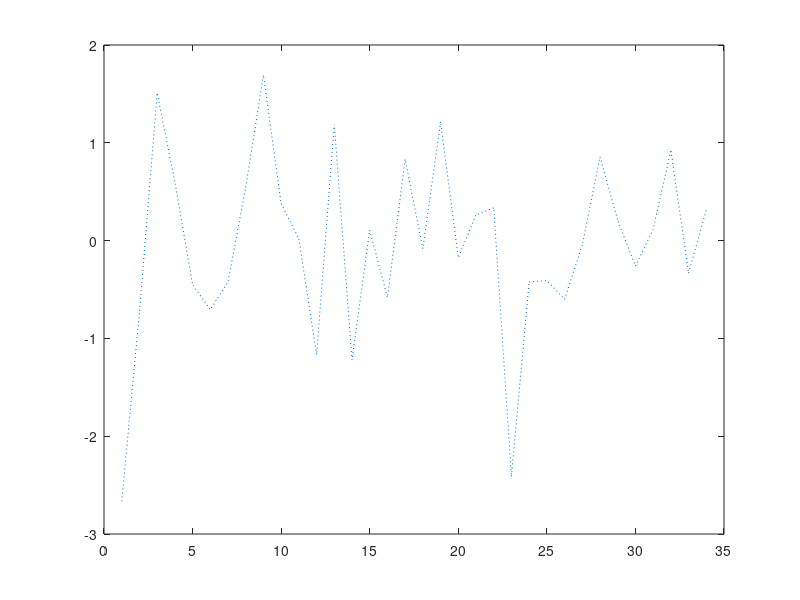

The MATLAB source for this figure: (Note: this script raises an error after producing the figure.)
% Generate a random signal and smooth it using sgolay. Specify a polynomial order of 3 and a frame length of 11. Plot the original and smoothed signals.
rng(1)
lx = 34;           % lenght
x  = randn(lx, 1); % signal

% Use sgolay to smooth the signal. Use 11-sample frames and third order polynomials.

order    = 3;
framelen = 11;
frame_half_len = (framelen - 1) / 2;

modes = ["mirror" "constant" "nearest" "wrap" "default"]
%smoothed_data = sgolayfilt(x, order, framelen, 'constant');

plot(x,':');;
hold on
for i = 1:5
    smoothed_data = sgolayfilt(x, order, framelen, modes(i),'yes');
    plot(smoothed_data,'-+');
end
%plot(smoothed_data,'.-');
[FIRFiltersCoeff, MatrixOfDiffFilter, frame_half_len] =  SavitzkyGolayFIR(order, framelen); %sgolay(order, framelen);
% Compute the steady-state portion of the signal by convolving it with the center row of b.
ycenter = conv(x,FIRFiltersCoeff(frame_half_len,:),'same');
%ycenter = conv(x,FIRFiltersCoeff((framelen+1)/2,:),'same');


plot(ycenter)

%Samples close to the signal edges cannot be placed at the center of a symmetric window and have to be treated differently.
%To determine the startup transient, matrix multiply the first (framelen-1)/2 rows of B by the first framelen samples of the signal.
ybeg = FIRFiltersCoeff(1:frame_half_len,:) * x(1:framelen);
%To determine the terminal transient, matrix multiply the final (framelen-1)/2 rows of B by the final framelen samples of the signal.
yend = FIRFiltersCoeff(framelen-frame_half_len+1:framelen,:) * x(lx-framelen+1:lx);

%Concatenate the transients and the steady-state portion to generate the complete signal.
cmplt                         = ycenter;
cmplt(1:frame_half_len)       = ybeg;
cmplt(lx-frame_half_len+1:lx) = yend;

plot(cmplt,'.-')
%legend('Signal','smoothed','Steady','complete')
legend('Signal',"mirror","constant","nearest","wrap","def",'Steady','complete')
%legend('Signal',"wrap","default",'Steady')

